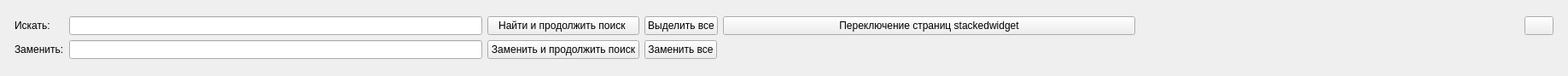
<?xml version="1.0" encoding="UTF-8"?>
<ui version="4.0">
 <class>poisk</class>
 <widget class="QWidget" name="poisk">
  <property name="geometry">
   <rect>
    <x>0</x>
    <y>0</y>
    <width>1837</width>
    <height>89</height>
   </rect>
  </property>
  <property name="sizePolicy">
   <sizepolicy hsizetype="Maximum" vsizetype="Fixed">
    <horstretch>0</horstretch>
    <verstretch>0</verstretch>
   </sizepolicy>
  </property>
  <property name="windowTitle">
   <string>Form</string>
  </property>
  <layout class="QGridLayout" name="gridLayout_2">
   <item row="0" column="0">
    <layout class="QGridLayout" name="gridLayout">
     <property name="sizeConstraint">
      <enum>QLayout::SizeConstraint::SetMaximumSize</enum>
     </property>
     <property name="leftMargin">
      <number>6</number>
     </property>
     <property name="topMargin">
      <number>0</number>
     </property>
     <property name="rightMargin">
      <number>6</number>
     </property>
     <property name="bottomMargin">
      <number>0</number>
     </property>
     <item row="1" column="2">
      <widget class="QPushButton" name="pushButton_2">
       <property name="sizePolicy">
        <sizepolicy hsizetype="Fixed" vsizetype="Fixed">
         <horstretch>0</horstretch>
         <verstretch>0</verstretch>
        </sizepolicy>
       </property>
       <property name="text">
        <string>Заменить и продолжить поиск</string>
       </property>
       <property name="flat">
        <bool>false</bool>
       </property>
      </widget>
     </item>
     <item row="1" column="0">
      <widget class="QLabel" name="label_2">
       <property name="sizePolicy">
        <sizepolicy hsizetype="Minimum" vsizetype="Preferred">
         <horstretch>0</horstretch>
         <verstretch>0</verstretch>
        </sizepolicy>
       </property>
       <property name="text">
        <string>Заменить:</string>
       </property>
      </widget>
     </item>
     <item row="0" column="5" alignment="Qt::AlignmentFlag::AlignRight">
      <widget class="QPushButton" name="pushButton_7">
       <property name="sizePolicy">
        <sizepolicy hsizetype="Fixed" vsizetype="Fixed">
         <horstretch>0</horstretch>
         <verstretch>0</verstretch>
        </sizepolicy>
       </property>
       <property name="minimumSize">
        <size>
         <width>0</width>
         <height>0</height>
        </size>
       </property>
       <property name="maximumSize">
        <size>
         <width>34</width>
         <height>34</height>
        </size>
       </property>
       <property name="text">
        <string/>
       </property>
       <property name="flat">
        <bool>false</bool>
       </property>
      </widget>
     </item>
     <item row="0" column="3">
      <widget class="QPushButton" name="pushButton_5">
       <property name="sizePolicy">
        <sizepolicy hsizetype="Fixed" vsizetype="Fixed">
         <horstretch>0</horstretch>
         <verstretch>0</verstretch>
        </sizepolicy>
       </property>
       <property name="text">
        <string>Выделить все</string>
       </property>
       <property name="flat">
        <bool>false</bool>
       </property>
      </widget>
     </item>
     <item row="0" column="0">
      <widget class="QLabel" name="label">
       <property name="sizePolicy">
        <sizepolicy hsizetype="Fixed" vsizetype="Preferred">
         <horstretch>0</horstretch>
         <verstretch>0</verstretch>
        </sizepolicy>
       </property>
       <property name="text">
        <string>Искать:</string>
       </property>
      </widget>
     </item>
     <item row="1" column="3">
      <widget class="QPushButton" name="pushButton_6">
       <property name="sizePolicy">
        <sizepolicy hsizetype="Fixed" vsizetype="Fixed">
         <horstretch>0</horstretch>
         <verstretch>0</verstretch>
        </sizepolicy>
       </property>
       <property name="text">
        <string>Заменить все</string>
       </property>
       <property name="flat">
        <bool>false</bool>
       </property>
      </widget>
     </item>
     <item row="1" column="1">
      <widget class="QLineEdit" name="lineEdit_2">
       <property name="sizePolicy">
        <sizepolicy hsizetype="Preferred" vsizetype="Preferred">
         <horstretch>0</horstretch>
         <verstretch>0</verstretch>
        </sizepolicy>
       </property>
       <property name="minimumSize">
        <size>
         <width>0</width>
         <height>0</height>
        </size>
       </property>
       <property name="maximumSize">
        <size>
         <width>16777215</width>
         <height>16777215</height>
        </size>
       </property>
      </widget>
     </item>
     <item row="0" column="1">
      <widget class="QLineEdit" name="lineEdit">
       <property name="sizePolicy">
        <sizepolicy hsizetype="Preferred" vsizetype="Preferred">
         <horstretch>0</horstretch>
         <verstretch>0</verstretch>
        </sizepolicy>
       </property>
      </widget>
     </item>
     <item row="0" column="2">
      <widget class="QPushButton" name="pushButton">
       <property name="sizePolicy">
        <sizepolicy hsizetype="Preferred" vsizetype="Preferred">
         <horstretch>0</horstretch>
         <verstretch>0</verstretch>
        </sizepolicy>
       </property>
       <property name="maximumSize">
        <size>
         <width>16777215</width>
         <height>16777215</height>
        </size>
       </property>
       <property name="text">
        <string>Найти и продолжить поиск </string>
       </property>
       <property name="flat">
        <bool>false</bool>
       </property>
      </widget>
     </item>
     <item row="0" column="4">
      <widget class="QPushButton" name="pushButton_3">
       <property name="text">
        <string>Переключение страниц stackedwidget</string>
       </property>
      </widget>
     </item>
    </layout>
   </item>
  </layout>
 </widget>
 <resources/>
 <connections/>
</ui>
